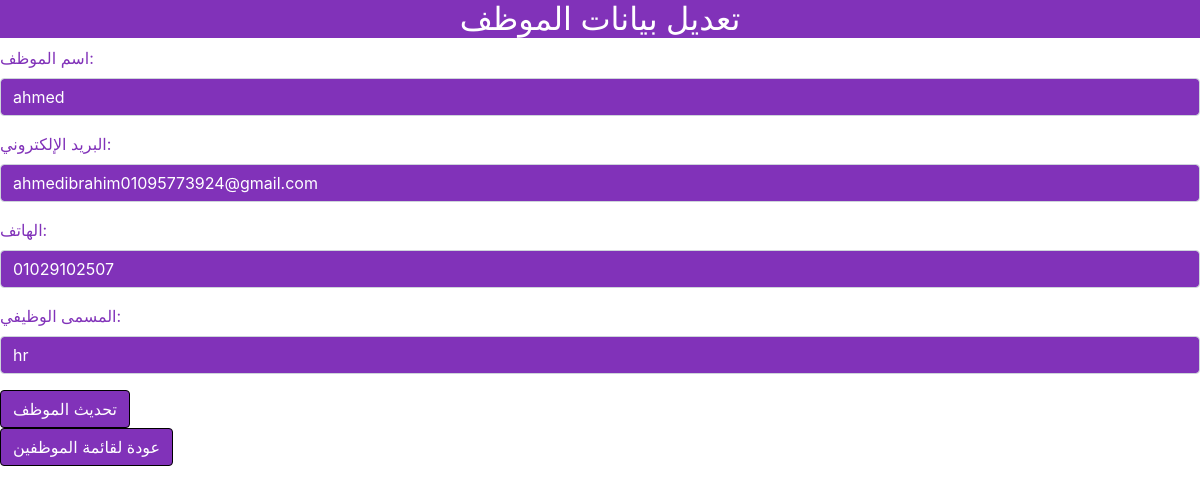
Screenshot of /home/employees/edit/1/ with the database file from the repository.
### employees/models.py (models this page shows, shortened)
class Employee(models.Model):
    name = models.CharField(max_length=100)
    email = models.EmailField(unique=True)
    phone_number = models.CharField(max_length=15)
    job_title = models.CharField(max_length=100)
    hire_date = models.DateField()
    EMPLOYMENT_TYPE_CHOICES = [
        ('part_time', 'part_time'),
        ('full_time', 'full_time'),
    ]
    employment_type = models.CharField(max_length=10, choices=EMPLOYMENT_TYPE_CHOICES, default='full_time')

### employees/views.py (the view, shortened to what this page needs)
# urls.py: path('edit/<int:pk>/', edit_employee, name='edit_employee'),
def edit_employee(request, pk):
    employee = get_object_or_404(Employee, pk=pk)
    return render(request, 'employees/edit_employee.html', {'employee': employee})

### employees/templates/employees/edit_employee.html (shortened to what this page needs)
<!DOCTYPE html>
<html lang="en">
    <head>
        <link href="https://stackpath.bootstrapcdn.com/bootstrap/4.5.2/css/bootstrap.min.css" rel="stylesheet">
<h2 class="text-center" style="background-color: #8132b9; color: #fff;">تعديل بيانات الموظف</h2>
<form method="POST" style="background-color: #fff; color: #8132b9;">
    <div class="form-group">
        <label for="name">اسم الموظف:</label>
        <input type="text" id="name" name="name" class="form-control" value="{{ employee.name }}" required style="background-color: #8132b9;color: #fff;">
    </div>
    <div class="form-group">
        <label for="email">البريد الإلكتروني:</label>
        <input type="email" id="email" name="email" class="form-control" value="{{ employee.email }}" required style="background-color: #8132b9;color: #fff;">
    </div>
    <div class="form-group">
        <label for="phone_number">الهاتف:</label>
        <input type="text" id="phone_number" name="phone_number" class="form-control" value="{{ employee.phone_number }}" required style="background-color: #8132b9;color: #fff;">
    </div>
    <div class="form-group">
        <label for="job_title">المسمى الوظيفي:</label>
        <input type="text" id="job_title" name="job_title" class="form-control" value="{{ employee.job_title }}" required style="background-color: #8132b9;color: #fff;">
    </div>
    <button type="submit" class="btn btn-primary" style="background-color: #8132b9;color: #fff;">تحديث الموظف</button>
</form>
<a href="{% url 'employees:employee_list' %}" class="btn btn-secondary" style="background-color: #8132b9;color: #fff;">عودة لقائمة الموظفين</a>

### employees/templates/employees/edit_employee.html (style rules this page uses)
.btn { background-color: #8132b9; color: black; border: 1px solid black; }

### rows the page displays
Employee: name "ahmed", email "ahmedibrahim01095773924@gmail.com", phone_number "01029102507", job_title "hr"
